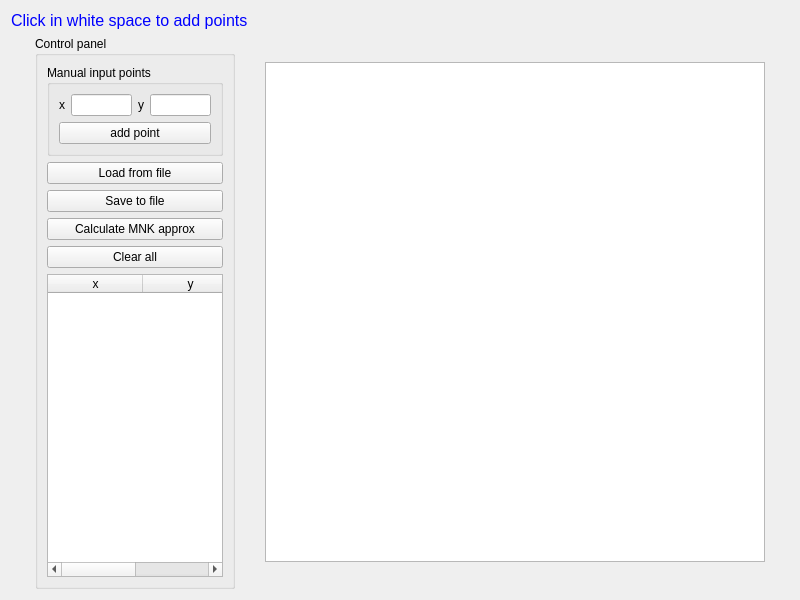
<?xml version="1.0" encoding="UTF-8"?>
<ui version="4.0">
 <class>Window</class>
 <widget class="QWidget" name="Window">
  <property name="geometry">
   <rect>
    <x>0</x>
    <y>0</y>
    <width>800</width>
    <height>600</height>
   </rect>
  </property>
  <property name="minimumSize">
   <size>
    <width>800</width>
    <height>600</height>
   </size>
  </property>
  <property name="maximumSize">
   <size>
    <width>800</width>
    <height>600</height>
   </size>
  </property>
  <property name="windowTitle">
   <string>МНК</string>
  </property>
  <layout class="QVBoxLayout" name="verticalLayout_3">
   <item>
    <widget class="QLabel" name="l_message">
     <property name="palette">
      <palette>
       <active>
        <colorrole role="WindowText">
         <brush brushstyle="SolidPattern">
          <color alpha="255">
           <red>0</red>
           <green>0</green>
           <blue>255</blue>
          </color>
         </brush>
        </colorrole>
       </active>
       <inactive>
        <colorrole role="WindowText">
         <brush brushstyle="SolidPattern">
          <color alpha="255">
           <red>0</red>
           <green>0</green>
           <blue>255</blue>
          </color>
         </brush>
        </colorrole>
       </inactive>
       <disabled>
        <colorrole role="WindowText">
         <brush brushstyle="SolidPattern">
          <color alpha="255">
           <red>190</red>
           <green>190</green>
           <blue>190</blue>
          </color>
         </brush>
        </colorrole>
       </disabled>
      </palette>
     </property>
     <property name="font">
      <font>
       <pointsize>12</pointsize>
      </font>
     </property>
     <property name="text">
      <string>Click in white space to add points</string>
     </property>
    </widget>
   </item>
   <item>
    <layout class="QHBoxLayout" name="horizontalLayout_3">
     <item>
      <widget class="QGroupBox" name="groupBox">
       <property name="maximumSize">
        <size>
         <width>200</width>
         <height>16777215</height>
        </size>
       </property>
       <property name="title">
        <string>Control panel</string>
       </property>
       <layout class="QVBoxLayout" name="verticalLayout">
        <item>
         <widget class="QGroupBox" name="groupBox_2">
          <property name="minimumSize">
           <size>
            <width>0</width>
            <height>0</height>
           </size>
          </property>
          <property name="title">
           <string>Manual input points</string>
          </property>
          <layout class="QVBoxLayout" name="verticalLayout_2">
           <item>
            <layout class="QHBoxLayout" name="horizontalLayout_2">
             <item>
              <widget class="QLabel" name="label_2">
               <property name="text">
                <string>x</string>
               </property>
              </widget>
             </item>
             <item>
              <widget class="QLineEdit" name="le_x">
               <property name="minimumSize">
                <size>
                 <width>55</width>
                 <height>0</height>
                </size>
               </property>
              </widget>
             </item>
             <item>
              <widget class="QLabel" name="label">
               <property name="text">
                <string>y</string>
               </property>
              </widget>
             </item>
             <item>
              <widget class="QLineEdit" name="le_y">
               <property name="minimumSize">
                <size>
                 <width>55</width>
                 <height>0</height>
                </size>
               </property>
              </widget>
             </item>
            </layout>
           </item>
           <item>
            <widget class="QPushButton" name="b_addmanual">
             <property name="text">
              <string>add point</string>
             </property>
            </widget>
           </item>
          </layout>
         </widget>
        </item>
        <item>
         <widget class="QPushButton" name="b_LoadFile">
          <property name="text">
           <string>Load from file</string>
          </property>
         </widget>
        </item>
        <item>
         <widget class="QPushButton" name="b_SaveFile">
          <property name="text">
           <string>Save to file</string>
          </property>
         </widget>
        </item>
        <item>
         <widget class="QPushButton" name="pushButton_3">
          <property name="text">
           <string>Calculate MNK approx</string>
          </property>
         </widget>
        </item>
        <item>
         <widget class="QPushButton" name="pushButton">
          <property name="text">
           <string>Clear all</string>
          </property>
         </widget>
        </item>
        <item>
         <widget class="QTableWidget" name="tableWidget">
          <property name="maximumSize">
           <size>
            <width>200</width>
            <height>16777215</height>
           </size>
          </property>
          <attribute name="horizontalHeaderDefaultSectionSize">
           <number>95</number>
          </attribute>
          <column>
           <property name="text">
            <string>x</string>
           </property>
          </column>
          <column>
           <property name="text">
            <string>y</string>
           </property>
          </column>
         </widget>
        </item>
       </layout>
      </widget>
     </item>
     <item>
      <widget class="QGraphicsView" name="graphicsView">
       <property name="minimumSize">
        <size>
         <width>500</width>
         <height>500</height>
        </size>
       </property>
       <property name="maximumSize">
        <size>
         <width>500</width>
         <height>500</height>
        </size>
       </property>
      </widget>
     </item>
    </layout>
   </item>
  </layout>
 </widget>
 <resources/>
 <connections/>
</ui>
